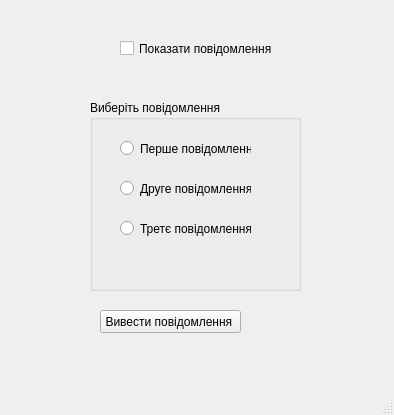
<?xml version="1.0" encoding="UTF-8"?>
<ui version="4.0">
 <class>MainWindow</class>
 <widget class="QMainWindow" name="MainWindow">
  <property name="geometry">
   <rect>
    <x>0</x>
    <y>0</y>
    <width>394</width>
    <height>415</height>
   </rect>
  </property>
  <property name="windowTitle">
   <string>Показ повідомлень</string>
  </property>
  <widget class="QWidget" name="centralwidget">
   <widget class="QCheckBox" name="checkBox">
    <property name="geometry">
     <rect>
      <x>120</x>
      <y>40</y>
      <width>161</width>
      <height>17</height>
     </rect>
    </property>
    <property name="text">
     <string>Показати повідомлення</string>
    </property>
   </widget>
   <widget class="QGroupBox" name="groupBox">
    <property name="geometry">
     <rect>
      <x>90</x>
      <y>100</y>
      <width>211</width>
      <height>191</height>
     </rect>
    </property>
    <property name="title">
     <string>Виберіть повідомлення</string>
    </property>
    <widget class="QRadioButton" name="radioButton">
     <property name="geometry">
      <rect>
       <x>30</x>
       <y>40</y>
       <width>131</width>
       <height>17</height>
      </rect>
     </property>
     <property name="text">
      <string>Перше повідомлення</string>
     </property>
    </widget>
    <widget class="QRadioButton" name="radioButton_2">
     <property name="geometry">
      <rect>
       <x>30</x>
       <y>80</y>
       <width>131</width>
       <height>17</height>
      </rect>
     </property>
     <property name="text">
      <string>Друге повідомлення</string>
     </property>
    </widget>
    <widget class="QRadioButton" name="radioButton_3">
     <property name="geometry">
      <rect>
       <x>30</x>
       <y>120</y>
       <width>131</width>
       <height>17</height>
      </rect>
     </property>
     <property name="text">
      <string>Третє повідомлення</string>
     </property>
    </widget>
   </widget>
   <widget class="QPushButton" name="pushButton">
    <property name="geometry">
     <rect>
      <x>100</x>
      <y>310</y>
      <width>141</width>
      <height>23</height>
     </rect>
    </property>
    <property name="text">
     <string>Вивести повідомлення </string>
    </property>
   </widget>
  </widget>
  <widget class="QStatusBar" name="statusbar"/>
 </widget>
 <resources/>
 <connections/>
</ui>
